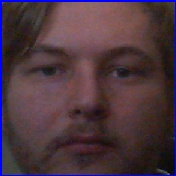
#> input picture Reception Pi/facial recognition/dataset/Chris/0000.jpg, 176 x 176 px, given in place of the camera
$ python testing.py
#> lines starting #> are read from the running program, lines starting #| are printed output that depends on the picture


# import numpy as np
# import cv2
#
# cap = cv2.VideoCapture(0)
#
# while(True):
#     # Capture frame-by-frame
#     ret, frame = cap.read()
#
#     # Our operations on the frame come here
#     gray = cv2.cvtColor(frame, cv2.COLOR_BGR2GRAY)
#
#     # Display the resulting frame
#     cv2.imshow('frame',gray)
#     if cv2.waitKey(1) & 0xFF == ord('q'):
#         break
#
# # When everything done, release the capture
# cap.release()
# cv2.destroyAllWindows()


# import the necessary packages
from imutils.video import VideoStream
import argparse
import imutils
import time
import cv2
import os


# load OpenCV's Haar cascade for face detection from disk
detector = cv2.CascadeClassifier('haarcascade_frontalface_default.xml')

# initialize the video stream, allow the camera sensor to warm up,

print("[INFO] starting video stream...")
vs = VideoStream(src=0).start()

time.sleep(2.0)
total = 0

# loop over the frames from the video stream
while True:
	# grab the frame from the threaded video stream, clone it, (just
	# in case we want to write it to disk), and then resize the frame
	# so we can apply face detection faster
	frame = vs.read()
#> frame is the input picture: shape (176, 176, 3); mean B, G, R 62.7, 54, 75.5
	orig = frame.copy()
	frame = imutils.resize(frame, width=400)
#> frame: shape (400, 400, 3)

	# detect faces in the grayscale frame
	rects = detector.detectMultiScale(
		cv2.cvtColor(frame, cv2.COLOR_BGR2GRAY), scaleFactor=1.1,
		minNeighbors=5, minSize=(30, 30))
#> rects = [[39, 27, 327, 327]]

	# loop over the face detections and draw them on the frame
	for (x, y, w, h) in rects:
		cv2.rectangle(frame, (x, y), (x + w, y + h), (0, 255, 0), 2)
#> this loop made 1 pass
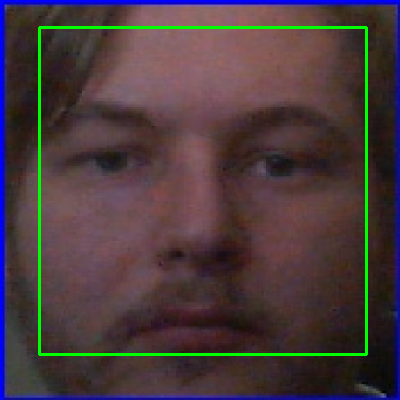
#> frame: shape (400, 400, 3); mean B, G, R 61.4, 59, 73.7

	# show the output frame
	cv2.imshow("Frame", frame)
	key = cv2.waitKey(1) & 0xFF
#> (key q is pressed here)

	# if the `k` key was pressed, write the *original* frame to disk
	# so we can later process it and use it for face recognition
	if key == ord("k"):
		p = os.path.sep.join(['dataset/chrisOLD', "{}.png".format(
			str(total).zfill(5))])
		cv2.imwrite(p, orig)
		total += 1

	# if the `q` key was pressed, break from the loop
	elif key == ord("q"):
		break

# do a bit of cleanup
print("[INFO] {} face images stored".format(total))
print("[INFO] cleaning up...")
cv2.destroyAllWindows()
vs.stop()

$ run again, on Reception Pi/facial recognition/dataset/Chris/0002.jpg
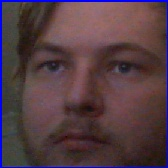
#> input picture Reception Pi/facial recognition/dataset/Chris/0002.jpg, 168 x 168 px, given in place of the camera
#> frame is the input picture: shape (168, 168, 3); mean B, G, R 68.1, 60.7, 83.4
#> rects = [[37, 31, 322, 322]]
#> the loop `for (x, y, w, h) in rects:` made 1 pass
#> after the loop `for (x, y, w, h) in rects:`:
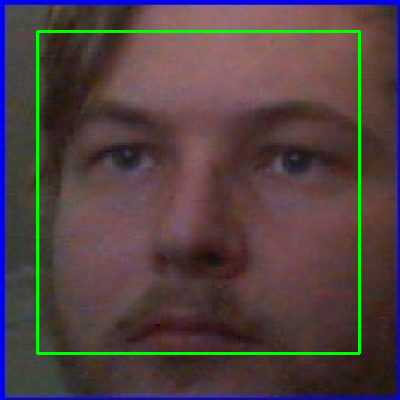
#> frame: shape (400, 400, 3); mean B, G, R 66.6, 65.3, 81.3

$ run again, on Reception Pi/facial recognition/dataset/Chris/0003.jpg
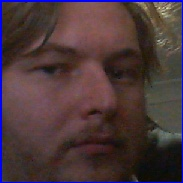
#> input picture Reception Pi/facial recognition/dataset/Chris/0003.jpg, 183 x 183 px, given in place of the camera
#> frame is the input picture: shape (183, 183, 3); mean B, G, R 58.6, 55.5, 74.7
#> rects = [[29, 17, 347, 347]]
#> the loop `for (x, y, w, h) in rects:` made 1 pass
#> after the loop `for (x, y, w, h) in rects:`:
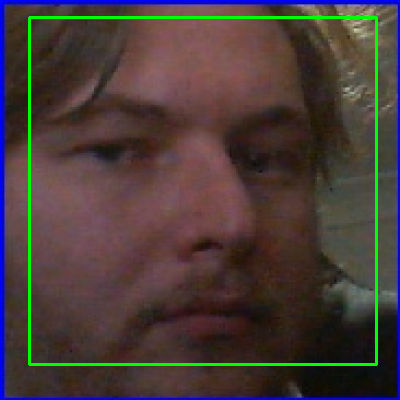
#> frame: shape (400, 400, 3); mean B, G, R 57.1, 60.4, 72.7
